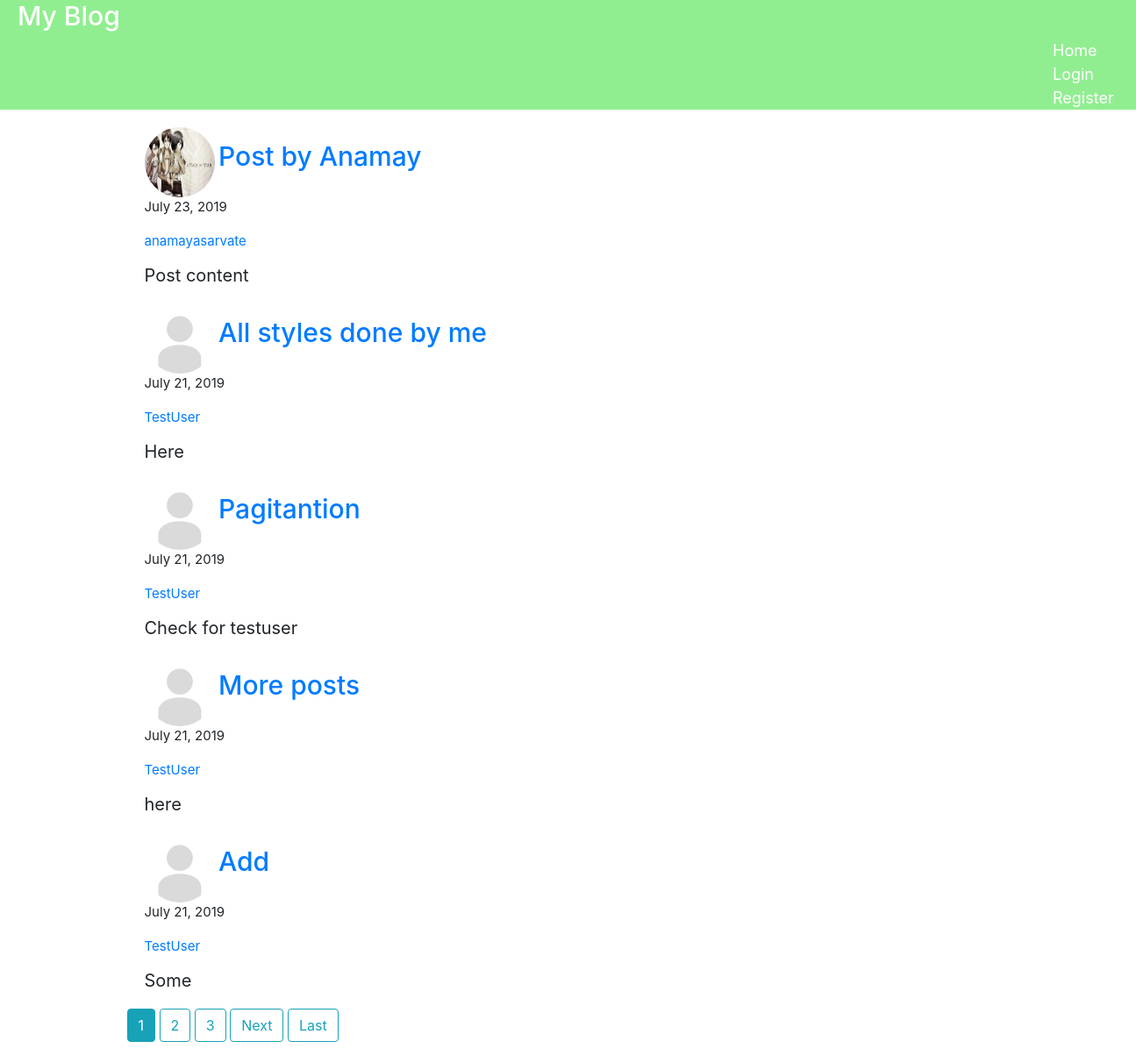
The page / on the database its author committed.
### blog/models.py (models this page shows, shortened)
class Post(models.Model):
	title = models.CharField(max_length = 100)
	content = models.TextField()
	date_posted = models.DateTimeField(default = timezone.now)
	author = models.ForeignKey(User, models.CASCADE)

### users/models.py (models this page shows, shortened)
class Profile(models.Model):
	image = models.ImageField(default = "default.jpg", upload_to = "profile_pics")
	user = models.OneToOneField(User,models.CASCADE)

### blog/views.py (the view)
# urls.py: path('', blog_views.PostListView.as_view(), name = "post-list"),
class PostListView(ListView):
	model = Post
	ordering = ["-date_posted"]
	paginate_by = 5

### blog/Templates/blog/post_list.html (shortened to what this page needs)
{% extends 'blog/base.html' %}
{% block content %}
{% for object in object_list %}
	<div style = "margin: 20px;">
		<img class = "rounded-circle" style = "display: inline" height = 80 width = 80 src="{{ object.author.profile.image.url }}">
		<a href = "{% url 'post-detail' object.id %}"><h3 style = "font-size: 30px; padding:0; display: inline">{{ object.title }}</h3></a>
		<p style = "display: block; font-size: 15px">{{ object.date_posted|date:"F d, Y" }}</p>
		<a href="{% url 'user-posts' object.author.username %}"><p style = "display: block; font-size: 15px">{{ object.author.username }}</p></a>
		<h5 style= "font-size: 20px; font-weight: normal">{{ object.content }}</h5>
	</div>
{% endfor %}
{% if is_paginated %}
	{% for num in page_obj.paginator.page_range %}
		{% if num == page_obj.number %}
			<a href="?page={{ num }}" class = "btn btn-info mb-4" >{{ num }}</a>
		{% elif num > page_obj.number|add:"-3" and num < page_obj.number|add:"3" %}
			<a href="?page={{ num }}" class = "btn btn-outline-info mb-4" >{{ num }}</a>
		{% endif %}
	{% endfor %}
	{% if page_obj.has_next %}
			<a href="?page={{ page_obj.next_page_number }}" class = "btn btn-outline-info mb-4" >Next</a>
			<a href="?page={{ page_obj.paginator.num_pages }}" class = "btn btn-outline-info mb-4" >Last</a>
	{% endif %}
{% endif %}
{% endblock content %}

### blog/Templates/blog/base.html (shortened to what this page needs)
{% load static %}
<!DOCTYPE html>
<html>
<head>
    <link rel="stylesheet" href="https://maxcdn.bootstrapcdn.com/bootstrap/4.0.0/css/bootstrap.min.css">
	<link rel="stylesheet" type="text/css" href="{% static 'blog/style.css' %}">
</head>
<body>
	<header>
		<nav class = "main-menu">
			<h1>
				<a href="{% url 'post-list' %}">My Blog</a>
			</h1>
			{% if user.is_authenticated %}
				<div class = "main-menu-shift">
					<ul>
					<li><a href="{% url 'post-list' %}">Home</a></li>
					<li><a href="{% url 'post-create' %}">New Post</a></li>
					<li><a href="{% url 'profile' %}">Profile</a></li>
					<li><a href="{% url 'logout' %}">Logout</a></li>
					</ul>
				</div>
			{% else %}
				<div class = "main-menu-shift">
					<ul>
					<li><a href="{% url 'post-list' %}">Home</a></li>
					<li><a href="{% url 'login' %}">Login</a></li>
					<li><a href="{% url 'register' %}">Register</a></li>
					</ul>
				</div>
			{% endif %}
		</nav>
	</header>
	<div class = "container">
		{% block content %}
		{% endblock content %}
	</div>
  </body>
</body>
</html>

### blog/static/blog/style.css (style rules this page uses)
body { margin:0; padding:0; }
.container { width:80%; margin: auto; overflow: hidden; }
.main-menu { margin:0; padding:0; background-color: #90EE90; }
.main-menu h1 a { text-decoration: none padding:0; margin:0; color: #fff; }
.main-menu h1 { color: #fff; font-size: 30px; padding:0; margin-left:20px; }
.main-menu-shift ul { margin:0; padding:0; list-style:none; padding-left: 1200px; }
.main-menu-shift ul li { display: inline; }
.main-menu-shift a { color:#fff; text-decoration: none; font-size:18px; padding-right:15px; }

### rows shown on the page
Post: author.profile.image (picture), title "Post by Anamay", date_posted "July 23, 2019", author.username "anamayasarvate", content "Post content"
Post: author.profile.image (placeholder picture), title "All styles done by me", date_posted "July 21, 2019", author.username "TestUser", content "Here"
Post: author.profile.image (placeholder picture), title "Pagitantion", date_posted "July 21, 2019", author.username "TestUser", content "Check for testuser"
Post: author.profile.image (placeholder picture), title "More posts", date_posted "July 21, 2019", author.username "TestUser", content "here"
Post: author.profile.image (placeholder picture), title "Add", date_posted "July 21, 2019", author.username "TestUser", content "Some"

### other values the page prints
{{ num }} "1"
{{ num }} "2" "3"
